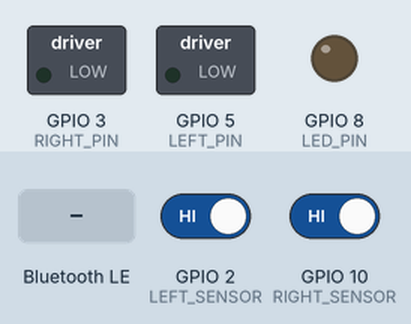
Bench run of a sketch on a simulated ESP32-S3. Shown: switched loads named in the sketch (green lamp = pin HIGH), output pins drawn as LEDs (lit = HIGH). The test bench sets the inputs (shaded band); at power-on: GPIO 2 (LEFT_SENSOR) HIGH, GPIO 10 (RIGHT_SENSOR) HIGH. Nothing arrives over Bluetooth unless stated; a phone connects over Bluetooth LE 3 s after start; what the sketch prints to the serial monitor is not drawn.

Above: at 3.7 s.
3.8 s: Bluetooth LE write "1" received
At 4.3 s:
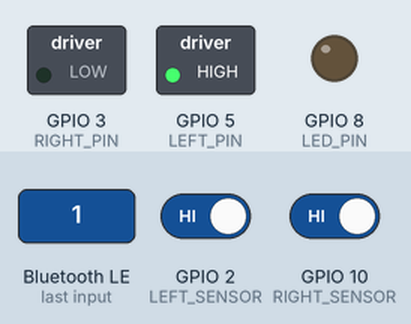
5.3 s: Bluetooth LE write "1" received
At 5.6 s:
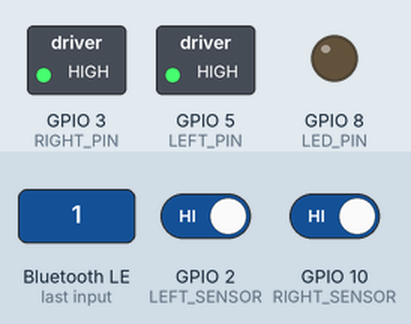
Timing chart, 0 to 8.3 s (numbered marks = the images above; inputs shaded):
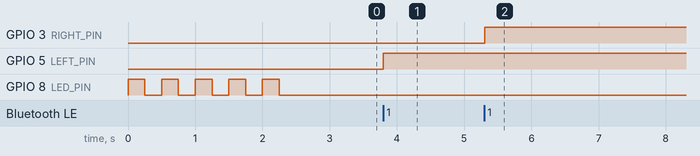

Measured:
- after the input at 3.8 s, GPIO 5 (LEFT_PIN): LOW → HIGH at once
- after the input at 5.3 s, GPIO 3 (RIGHT_PIN): LOW → HIGH at once

The sketch:

firmware.ino
```cpp
#include <BLEDevice.h>
#include <BLEUtils.h>
#include <BLEServer.h>
#include <BLE2902.h>

// BLE UUIDs
#define SERVICE_UUID              "08daa714-ccf1-42a8-8a88-535652d04bac" // UUID for the BLE service
#define CHARACTERISTIC_UUID_LEFT  "1EF71EF7-1EF7-1EF7-1EF7-1EF71EF71EF7" // UUID for X
#define CHARACTERISTIC_UUID_RIGHT "1E551EF7-1E55-1E55-1E55-1E551E551EF7" // UUID for Y
#define CHARACTERISTIC_UUID_GO    "FA57FA57-FA57-FA57-FA57-FA57FA57FA57" // UUID to start
#define CHARACTERISTIC_UUID_STOP  "1E55FA57-1E55-FA57-1E55-FA571E55FA57" // UUID to unstart

static constexpr int LEFT_PIN = 5;
static constexpr int RIGHT_PIN = 3;
static constexpr int LED_PIN = 8;

static constexpr int LEFT_SENSOR = 2;
static constexpr int RIGHT_SENSOR = 10;

static constexpr int TURN_DELAY_MS = 200;

static BLECharacteristic *leftCharacteristic;
static BLECharacteristic *rightCharacteristic;
static BLECharacteristic *goCharacteristic;
static BLECharacteristic *stopCharacteristic;

static bool moving = false;

class MyServerCallbacks: public BLEServerCallbacks, public BLECharacteristicCallbacks {
    void onConnect(BLEServer* pServer) {
      Serial.println("Client Connected");
    };

    void onDisconnect(BLEServer* pServer) {
      Serial.println("Client Disconnected");
      BLEDevice::startAdvertising();
    }
    void onWrite(BLECharacteristic *c) {
      uint8_t value = c->getData()[0];
      char buf[4];
      snprintf(buf, sizeof(buf), "%u", value);
      if (c == leftCharacteristic) {
        digitalWrite(LEFT_PIN, value);
      } else if (c == rightCharacteristic) {
        digitalWrite(RIGHT_PIN, value);
      } else if (c == goCharacteristic) {
        moving = true;
      } else if (c == stopCharacteristic) {
        moving = false;
      }
      Serial.print(buf);
      Serial.print("\n");
    }
};
MyServerCallbacks cbs;

void setup() {
  Serial.begin(115200);

  pinMode(LEFT_PIN, OUTPUT);
  pinMode(RIGHT_PIN, OUTPUT);
  pinMode(LED_PIN, OUTPUT);
  pinMode(LEFT_SENSOR, INPUT_PULLUP);
  pinMode(RIGHT_SENSOR, INPUT_PULLUP);

  digitalWrite(LEFT_PIN, LOW);
  digitalWrite(RIGHT_PIN, LOW);
  digitalWrite(LED_PIN, LOW);

  Serial.println("Peto™");
  BLEDevice::init("Petobot™");
  BLEServer *pServer = BLEDevice::createServer();

  pServer->setCallbacks(&cbs);

  BLEService *pService = pServer->createService(SERVICE_UUID);
  leftCharacteristic = pService->createCharacteristic(
                         CHARACTERISTIC_UUID_LEFT,
                         BLECharacteristic::PROPERTY_WRITE | BLECharacteristic::PROPERTY_NOTIFY
                       );
  leftCharacteristic->setCallbacks(&cbs);
  rightCharacteristic = pService->createCharacteristic(
                          CHARACTERISTIC_UUID_RIGHT,
                          BLECharacteristic::PROPERTY_WRITE | BLECharacteristic::PROPERTY_NOTIFY
                        );
  rightCharacteristic->setCallbacks(&cbs);
  goCharacteristic = pService->createCharacteristic(
                       CHARACTERISTIC_UUID_GO,
                       BLECharacteristic::PROPERTY_WRITE | BLECharacteristic::PROPERTY_NOTIFY
                     );
  goCharacteristic->setCallbacks(&cbs);
  stopCharacteristic = pService->createCharacteristic(
                         CHARACTERISTIC_UUID_STOP,
                         BLECharacteristic::PROPERTY_WRITE | BLECharacteristic::PROPERTY_NOTIFY
                       );
  stopCharacteristic->setCallbacks(&cbs);

  pService->start();
  BLEAdvertising *pAdvertising = pServer->getAdvertising();
  pAdvertising->addServiceUUID(SERVICE_UUID);
  pAdvertising->start();

  spettacolino();
  Serial.println("Peto2™");
}

void setMotors(bool left, bool right) {
  digitalWrite(LEFT_PIN, left ? HIGH : LOW);
  digitalWrite(RIGHT_PIN, right ? HIGH : LOW);
  Serial.printf("Motors L:%d R:%d\n", left, right);
}

void spettacolino() {
  for (int i = 0; i < 5; ++i) {
    digitalWrite(LED_PIN, HIGH);
    delay(250);
    digitalWrite(LED_PIN, LOW);
    delay(250);
  }
}

void move() {
  int leftSensor = digitalRead(LEFT_SENSOR);
  int rightSensor = digitalRead(RIGHT_SENSOR);
  bool leftDetected = leftSensor == LOW;
  bool rightDetected = rightSensor == LOW;

  if (!leftDetected && !rightDetected) {
    // No line detected - go forward
    setMotors(true, true);
  } else if (leftDetected && !rightDetected) {
    // Line on left - turn right
    setMotors(true, false);
    delay(TURN_DELAY_MS);
  } else if (!leftDetected && rightDetected) {
    // Line on right - turn left
    setMotors(false, true);
    delay(TURN_DELAY_MS);
  } else {
    // Both sensors on line - stop
    setMotors(false, false);
  }
}

void loop() {
  Serial.println("Peto!™");
  if (moving) {
    move();
  }
  delay(50);  // debounce
}

// vim: set et ts=2 sw=2:
```
